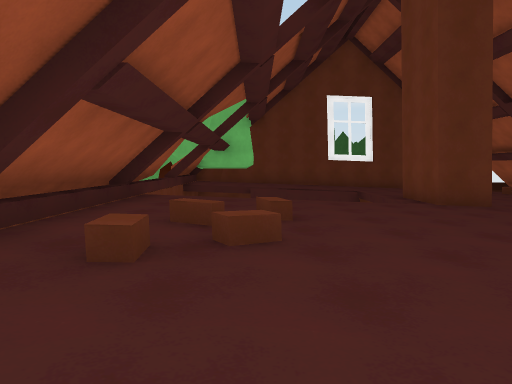
[1] (above)

15 first-person views from a walk through a Unity game level. The camera is 1.3 m above the floor, tilts 4° down and sees 70° across. The floor is counted in squares, 2 m on a side. Each view is taken from the middle of a square. On the plan, view 1 faces up. The plan holds only what a view shows up to about 11 squares ahead; the rest is blank. The place goes on beyond the plan. The player is left out.

[2]
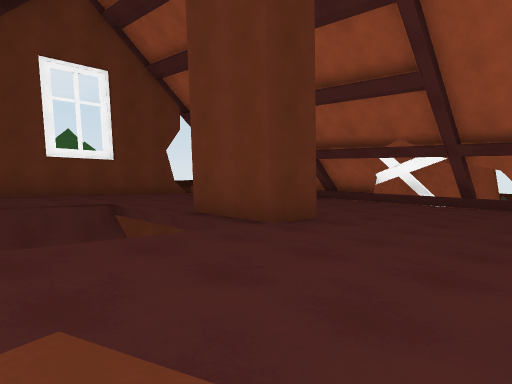

[3]
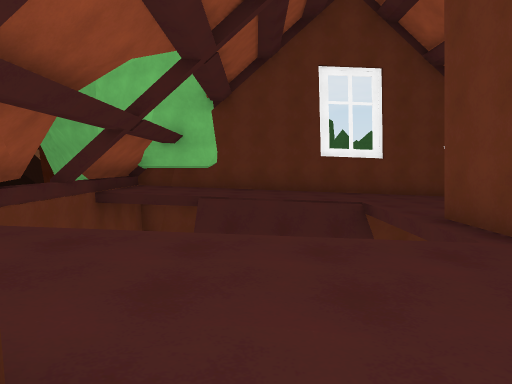

[4]
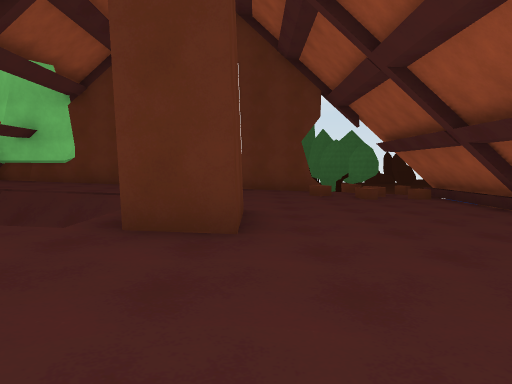

[5]
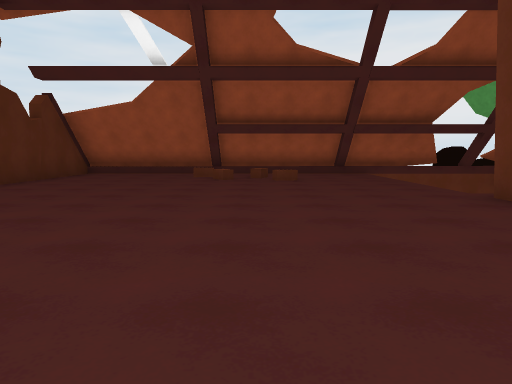

[6]
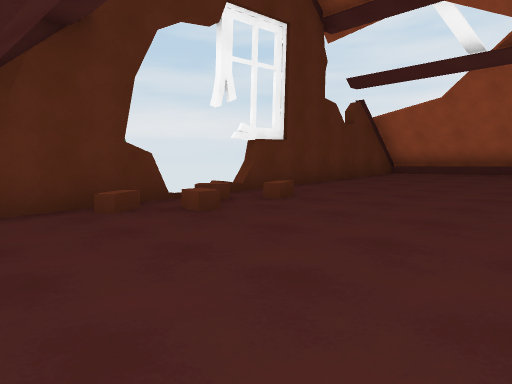

[7]
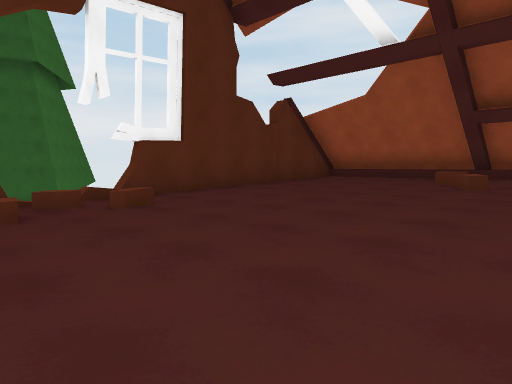

[8]
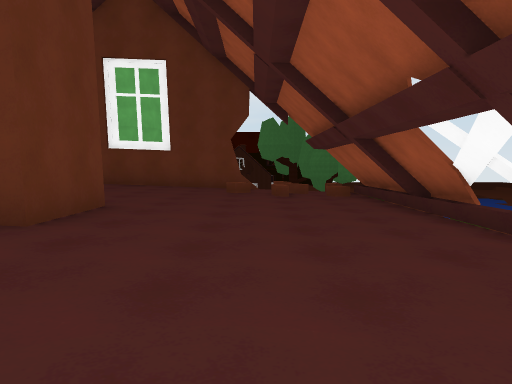

[9]
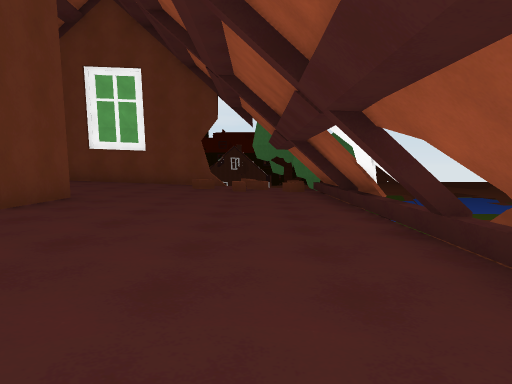

[10]
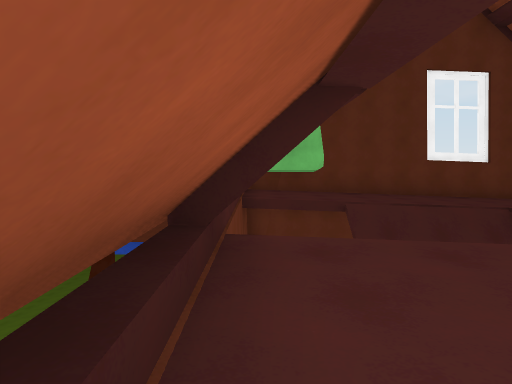

[11]
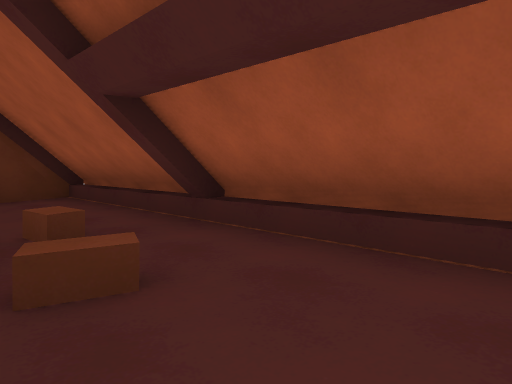

[12]
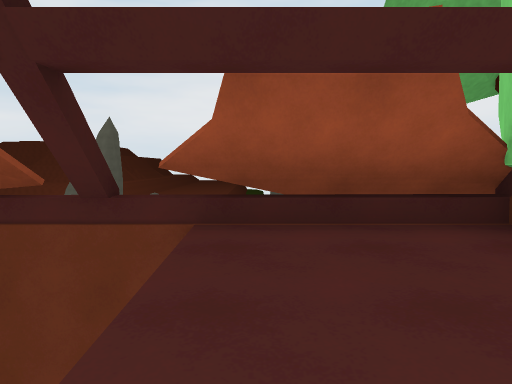

[13]
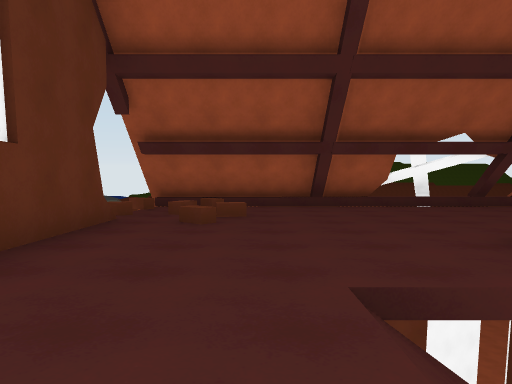

[14]
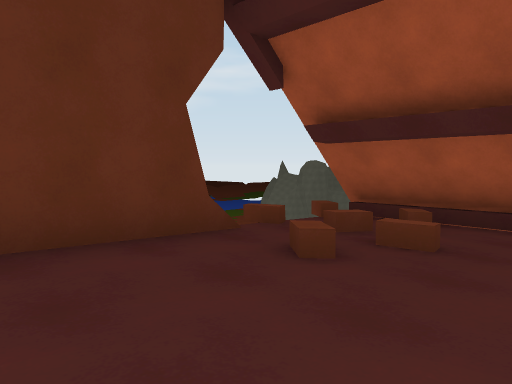

[15]
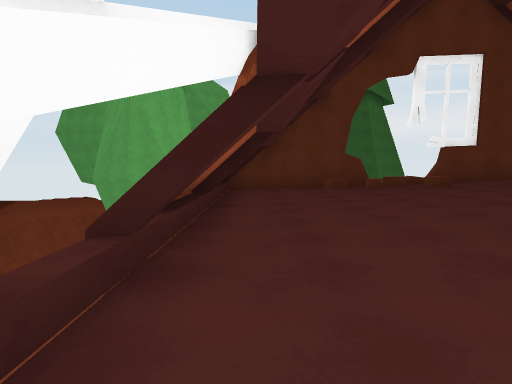

### Floor plan
Key: @ floor where view 1 was taken; # wall or solid block; x gap in a wall; . main floor; : floor 0.25 m higher than the main floor; + floor 0.5 m higher than the main floor; * floor 0.75 m higher than the main floor; % floor 2.5 m higher than the main floor; / step, stairs or slope; = window, fence, low wall or low ledge; ^ raised ledge; v drop or lower ground.
Columns run from 3 left of view 1 to 11 right of it. Each row starts with its distance up from view 1.
 15  ######### vvv
 14 ^#+++:::.....#
 13 #*+++:::..///^
 12 #*+++:::.....#
 11 ^x^////:.....^
 10 ^^    /:.....#
  9 ^#    /#.....#
  8  #    /#.....#
  7 ^#+++:::.....:v
  6 #*+++:::....#:
  5 #*+/+:::.....=
  4 #*/++:::.....
  3 ^^//+:::....%
  2 #*+++:::.....
  1 #*+++:::.....
  0 #*+@+::://...
 -1 #*+++::///##.
 -2  ^#####v

Positions as (right, up) in squares from view 1, and headings:
1: (0, 0), facing up
2: (0, 4), facing up-right
3: (1, 4), facing up
4: (5, 4), facing up
5: (9, 4), facing left
6: (9, 4), facing down-left
7: (7, 5), facing down-left
8: (7, 4), facing up
9: (8, 3), facing up
10: (-2, 4), facing up
11: (0, 6), facing down-left
12: (1, 12), facing left
13: (1, 12), facing right
14: (4, 11), facing up-right
15: (9, 9), facing down
